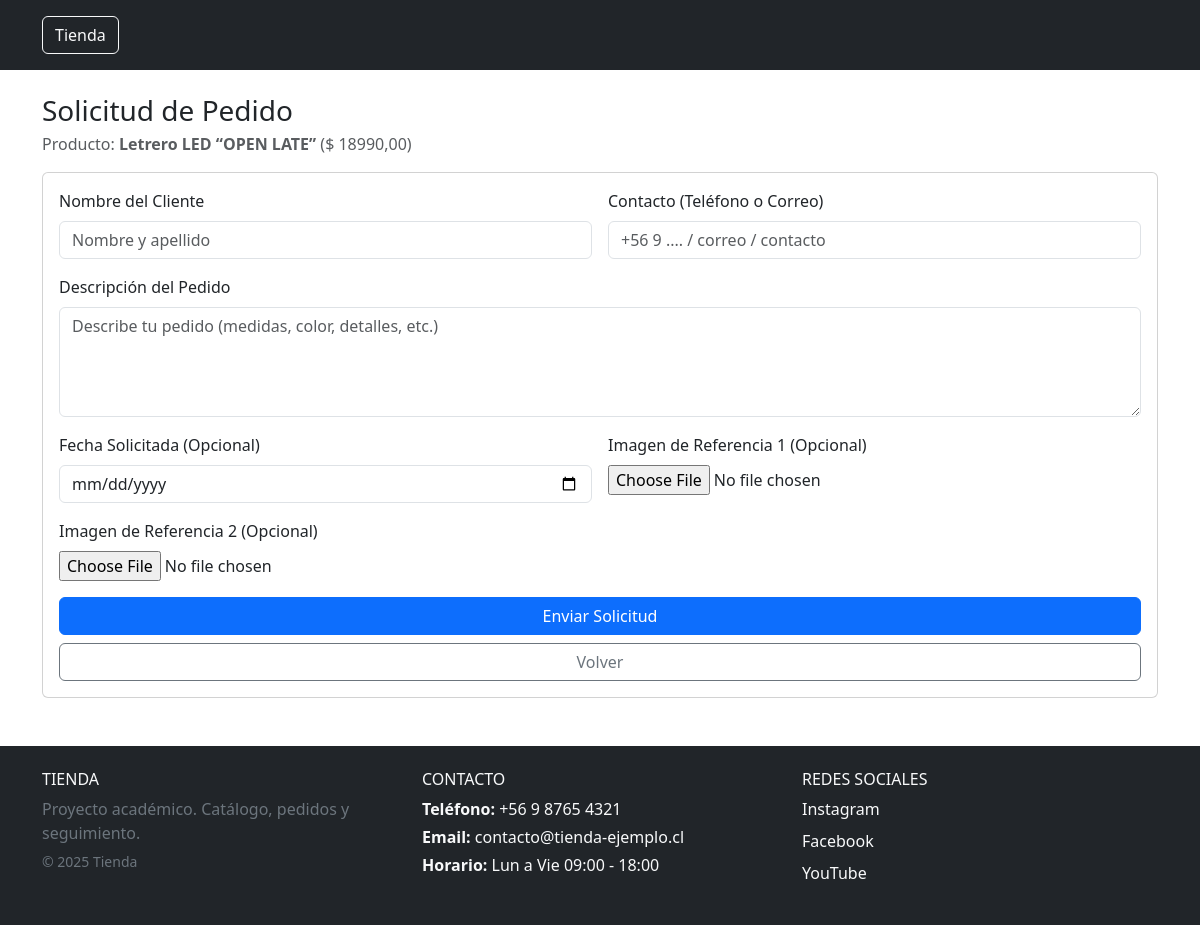
Before: /pedido/2/ with the older database file.
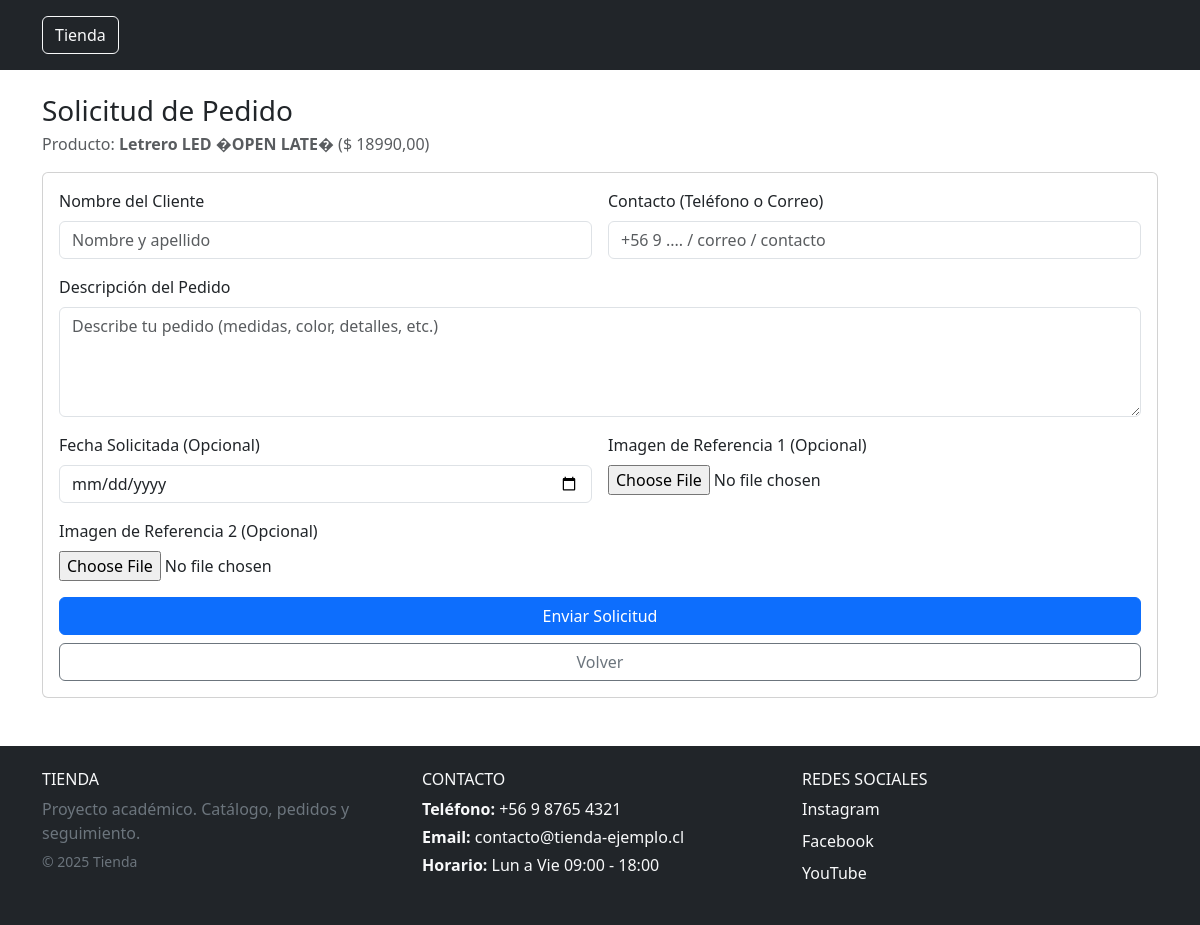
After: the same page with the newer database file.
### appTienda/models.py (models this page shows, shortened)
class Producto(models.Model):
    nombre = models.CharField(max_length=120)
    descripcion = models.TextField()
    categoria = models.ForeignKey(Categoria, on_delete=models.CASCADE, related_name='productos')
    precio_base = models.DecimalField(max_digits=10, decimal_places=2)
    imagen1 = models.ImageField(upload_to='productos', blank=True, null=True)
    imagen2 = models.ImageField(upload_to='productos', blank=True, null=True)
    imagen3 = models.ImageField(upload_to='productos', blank=True, null=True)
    es_destacado = models.BooleanField(default=False)

### appTienda/views.py (the view)
# urls.py: path('pedido/<int:producto_id>/', views.pedir_producto, name='pedir_producto'),
def pedir_producto(request, producto_id):
    producto = get_object_or_404(Producto, id=producto_id)
    if request.method == 'POST':
        form = PedidoForm(request.POST, request.FILES)
        if form.is_valid():
            p = form.save(commit=False)
            p.producto_referencia = producto
            p.plataforma = 'web'
            p.estado_pedido = 'solicitado'
            p.estado_pago = 'pendiente'
            p.save()
            return redirect('seguimiento_pedido', token=p.token_seguimiento)
    else:
        form = PedidoForm()
    return render(request, 'appTienda/pedido_form.html', {'form': form, 'producto': producto})

### appTienda/forms.py (shortened to what this page needs)
class PedidoForm(forms.ModelForm):
    class Meta:
        model = Pedido
        fields = ["nombre_cliente","contacto","descripcion","fecha_solicitada","foto_ref1","foto_ref2"]
    def __init__(self, *args, **kwargs):
        super().__init__(*args, **kwargs)
        if "nombre_cliente" in self.fields:
            self.fields["nombre_cliente"].widget = forms.TextInput(attrs={"class":"form-control","placeholder":"Nombre y apellido"})
        if "contacto" in self.fields:
            self.fields["contacto"].widget = forms.TextInput(attrs={"class":"form-control","placeholder":"+56 9 .... / correo / contacto"})
        if "descripcion" in self.fields:
            self.fields["descripcion"].widget = forms.Textarea(attrs={"class":"form-control","rows":"4","placeholder":"Describe tu pedido (medidas, color, detalles, etc.)"})
        if "fecha_solicitada" in self.fields:
            self.fields["fecha_solicitada"].widget = forms.DateInput(attrs={"class":"form-control","type":"date"})
            self.fields["fecha_solicitada"].required = False
        for f in ["foto_ref1","foto_ref2"]:
            if f in self.fields:
                self.fields[f].required = False

### appTienda/templates/appTienda/pedido_form.html (shortened to what this page needs)
{% extends "appTienda/base.html" %}
{% block content %}
<h3 class="mb-1">Solicitud de Pedido</h3>
<div class="text-muted mb-3">Producto: <b>{{ producto.nombre }}</b> ($ {{ producto.precio_base }})</div>
<form method="post" class="card p-3" enctype="multipart/form-data">
  <div class="row g-3">
    <div class="col-12 col-md-6">
      <label class="form-label">Nombre del Cliente</label>
      {{ form.nombre_cliente }}
    </div>
    <div class="col-12 col-md-6">
      <label class="form-label">Contacto (Teléfono o Correo)</label>
      {{ form.contacto }}
    </div>
    <div class="col-12">
      <label class="form-label">Descripción del Pedido</label>
      {{ form.descripcion }}
    </div>
    <div class="col-12 col-md-6">
      <label class="form-label">Fecha Solicitada (Opcional)</label>
      {{ form.fecha_solicitada }}
    </div>
    <div class="col-12 col-md-6">
      <label class="form-label">Imagen de Referencia 1 (Opcional)</label>
      {{ form.foto_ref1 }}
    </div>
    <div class="col-12 col-md-6">
      <label class="form-label">Imagen de Referencia 2 (Opcional)</label>
      {{ form.foto_ref2 }}
    </div>
  </div>
  <div class="mt-3 d-grid gap-2">
    <button class="btn btn-primary">Enviar Solicitud</button>
    <a class="btn btn-outline-secondary" href="{% url 'detalle_producto' producto.id %}">Volver</a>
  </div>
</form>
{% endblock %}

Changed rows visible on the page:
changed Producto: nombre "Letrero LED “OPEN LATE”" → "Letrero LED �OPEN LATE�"
